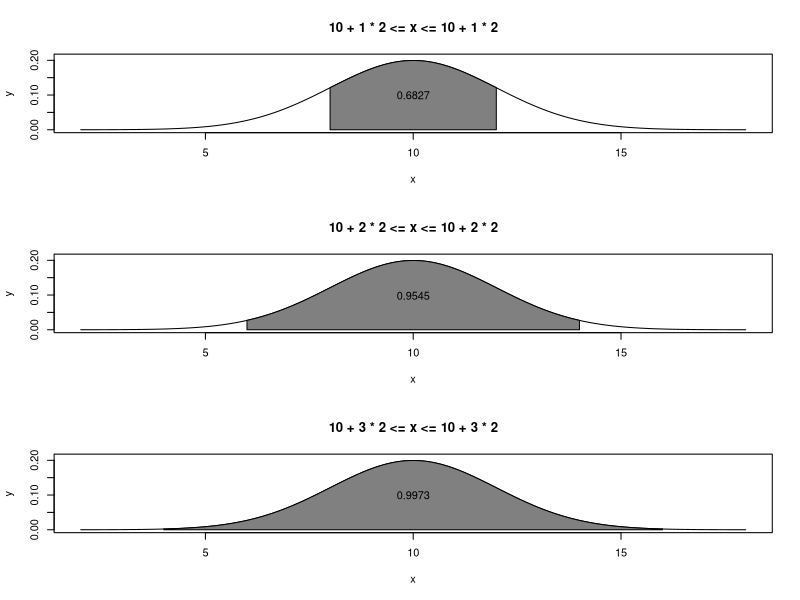

Write the R code that produced this figure.
zu1 <- function(x1, x2, mu, sig2){
  sig<-sqrt(sig2);xmin<-mu-4*sig;xmax<-mu+4*sig
  dx<-(xmax-xmin)/200; x<-seq(xmin, xmax, by=dx)
  y<-dnorm(x, mean=mu, sd=sig)
  xl<- c(xmin, xmax); yl<-c(0, max(y)*1.05)
  k1 <- round((x1-mu)/sig, digits=2)
  k2 <- round((x2-mu)/sig, digits=2)
  sigma <- round(sig, digits=2)
  ttl <- paste(mu, "+", k2, "*", sigma, "<= x <=", mu, "+", k2, "*", sigma)
  plot(x, y, type="l", xlim=xl, ylim=yl, xlab="x", ylab="y", main=ttl)
  pp <- pnorm(x2, mean=mu, sd=sig)-pnorm(x1, mean=mu, sd=sig)
  px <- round(pp, digits=4)
  y1<-0;y2<-0;x3<-x2;x4<-x1;
  y3<-dnorm(x3, mean=mu, sd=sig)
  y4<-dnorm(x4, mean=mu, sd=sig)
  xx<-rev(seq(x4, x3, by=(x3-x4)/200))
  yy<-dnorm(xx, mean=mu, sd=sig)
  xx<-c(x1, x2, x3, xx, x4);yy<-c(y1, y2, y3, yy, y4)
  polygon(xx, yy, col=gray(0.5))
  x0<-(x1+x2)/2;y0<-max(yy)/2;text(x0, y0, px)
}

par(mfrow=c(3, 1))
x1<-8;x2<-12;mu<-10;sig2<-4
zu1(x1, x2, mu, sig2)
x1<-6;x2<-14;mu<-10;sig2<-4
zu1(x1, x2, mu, sig2)
x1<-4;x2<-16;mu<-10;sig2<-4
zu1(x1, x2, mu, sig2)
